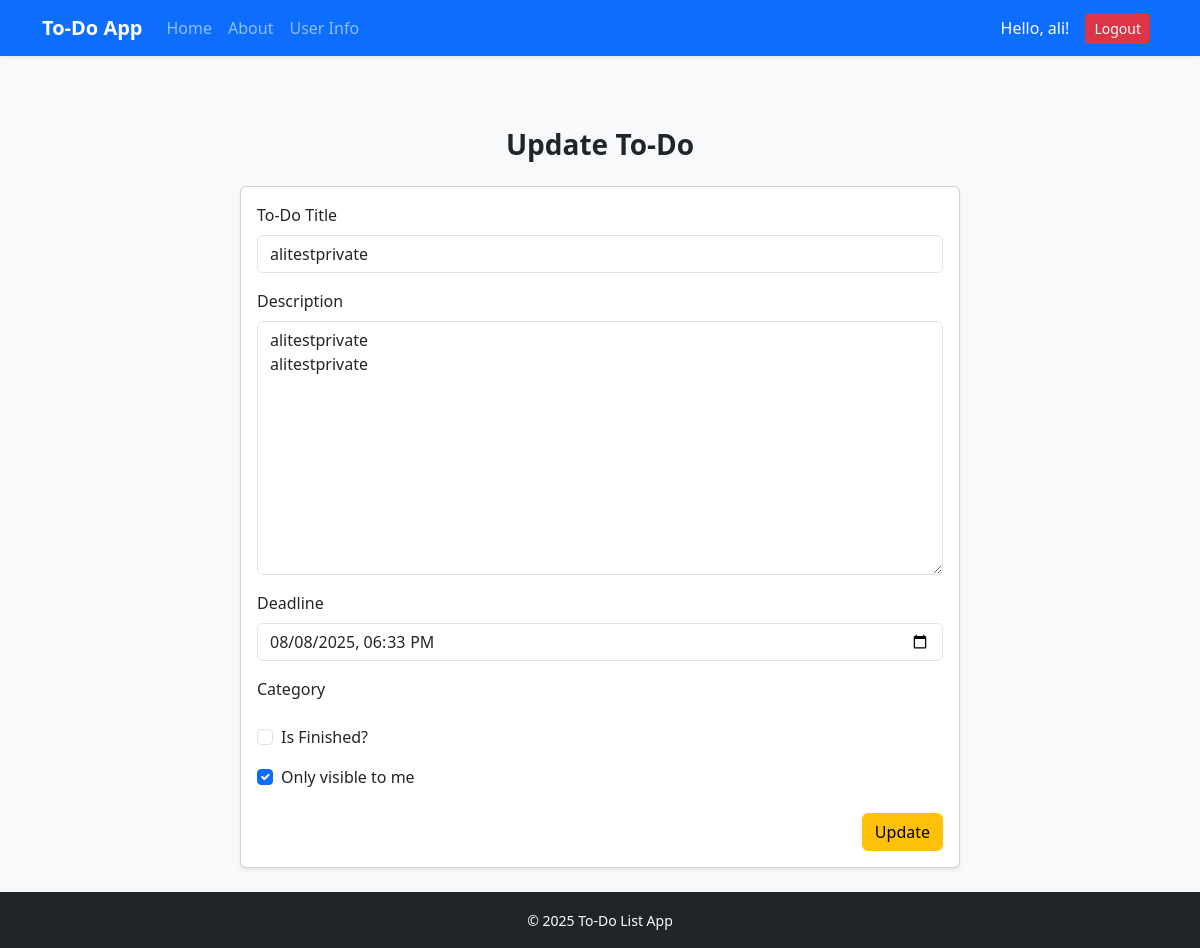
The app's page /update/80 (signed in), older data.
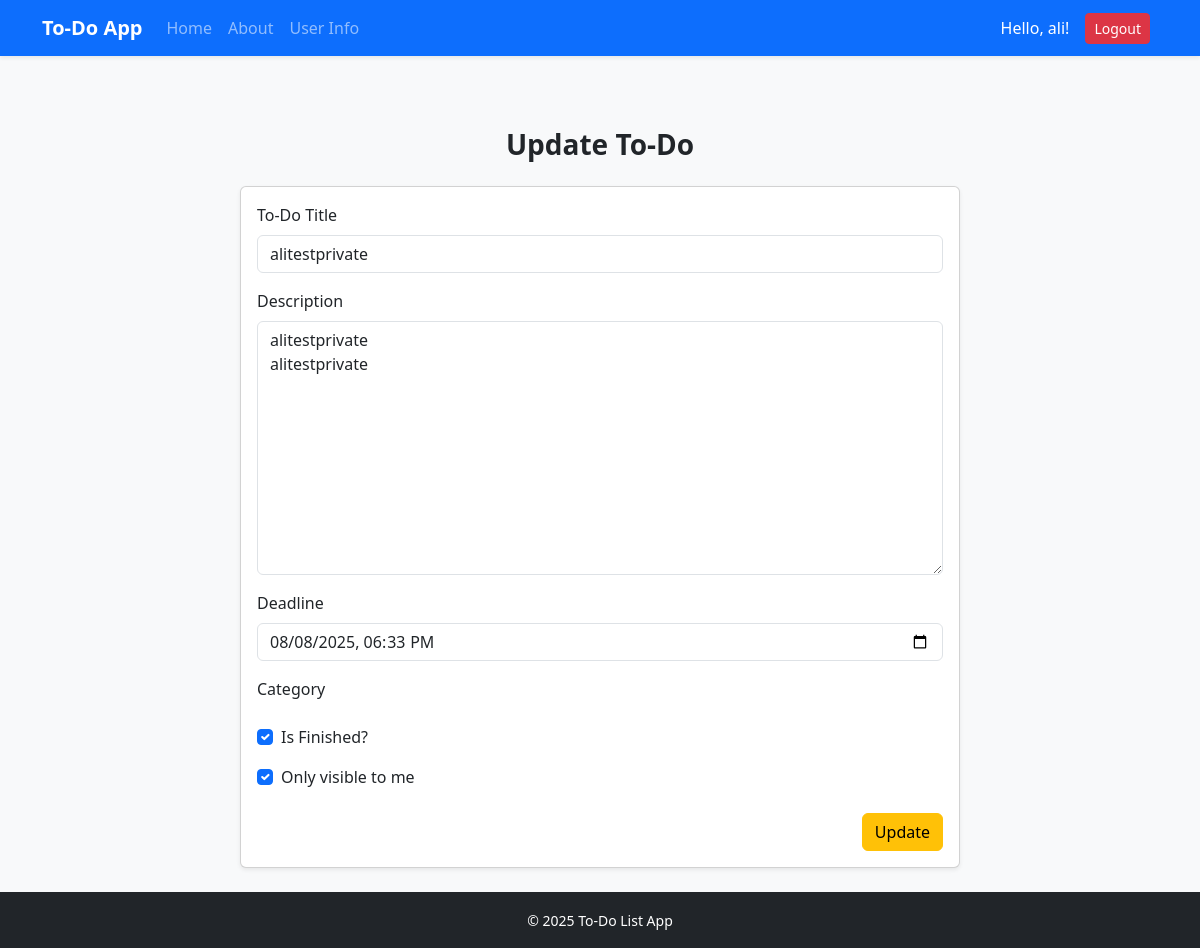
The same page, newer data.
### todo_app/models.py (models this page shows, shortened)
class Todos(models.Model):
    title = models.CharField(max_length=100, blank=True)
    description = models.TextField(max_length=1000, blank=True)
    finished = models.BooleanField(default=False)
    date_created = models.DateTimeField(default=now, blank=True)
    finished_date = models.DateTimeField(null=True, blank=True)
    deadline = models.DateTimeField(null=True, blank=True)
    is_private = models.BooleanField(default=True)
    daily_list = models.ForeignKey('DailyTodoList', on_delete=models.CASCADE, related_name='todos', null=True, blank=True)
    user = models.ForeignKey(User, on_delete=models.CASCADE)
    class Meta:
        verbose_name = "Todo"
        verbose_name_plural = "Todos"

### todo_app/views.py (the view)
# urls.py: path('update/<todo_id>',views.update,name="update"),
@login_required
def update(request, todo_id):
    todo_item = get_object_or_404(Todos, pk=todo_id)
    if request.user != todo_item.daily_list.user and not request.user.is_superuser:
        return redirect("index")
    form = TodoForm(request.POST or None, instance=todo_item)
    if request.method == "POST" and form.is_valid():
        todo = form.save(commit=False)
        todo.finished_date = datetime.now() if todo.finished else None
        todo.save()
        return redirect("index")
    return render(request, "todo_app/update.html", {'form': form, 'todo': todo_item})

### todo_app/forms.py
class TodoForm(forms.ModelForm):
    class Meta:
        model = Todos
        fields = ["title", "description", "finished", "deadline", "is_private"]
        widgets = {
            'deadline': forms.DateTimeInput(attrs={'type': 'datetime-local'}),
            'is_private': forms.CheckboxInput(attrs={'class': 'form-check-input', 'id': 'id_is_private'}),
            'finished': forms.CheckboxInput(attrs={'class': 'form-check-input', 'id': 'id_finished'}),
        }
    def __init__(self, *args, **kwargs):
        super(TodoForm, self).__init__(*args, **kwargs)
        for name, field in self.fields.items():
            if not isinstance(field.widget, forms.CheckboxInput):
                field.widget.attrs.update({'class': 'form-control'})

### todo_app/templates/todo_app/update.html (shortened to what this page needs)
{% extends "todo_app/base.html" %}
{% block content %}
<div class="container mt-5">
  <div class="row justify-content-center">
    <div class="col-md-10 col-lg-8">
      <div class="text-center mb-4">
        <h3 class="fw-bold">Update To-Do</h3>
      </div>
      <div class="card shadow-sm">
        <div class="card-body">
          <form method="POST" novalidate>
            <div class="mb-3">
              <label for="{{ form.title.id_for_label }}" class="form-label">To-Do Title</label>
              {{ form.title }}
            </div>
            <div class="mb-3">
              <label for="{{ form.description.id_for_label }}" class="form-label">Description</label>
              {{ form.description }}
            </div>
            <div class="mb-3">
              <label for="{{ form.deadline.id_for_label }}" class="form-label">Deadline</label>
              {{ form.deadline }}
            </div>
            <div class="mb-3">
              <label for="{{ form.category.id_for_label }}" class="form-label">Category</label>
            </div>
            <div class="form-check mb-3">
              {{ form.finished }}
              <label for="{{ form.finished.id_for_label }}" class="form-check-label">Is Finished?</label>
            </div>
            <div class="form-check mb-4">
              {{ form.is_private }}
              <label for="{{ form.is_private.id_for_label }}" class="form-check-label">Only visible to me</label>
            </div>
            <div class="d-flex justify-content-end">
              <button type="submit" class="btn btn-warning">Update</button>
            </div>
          </form>
        </div>
      </div>
    </div>
  </div>
</div>
{% endblock %}

Row changes from the older to the newer data that the page shows:
changed Todos "alitestprivate": finished "☐" → "☑"
